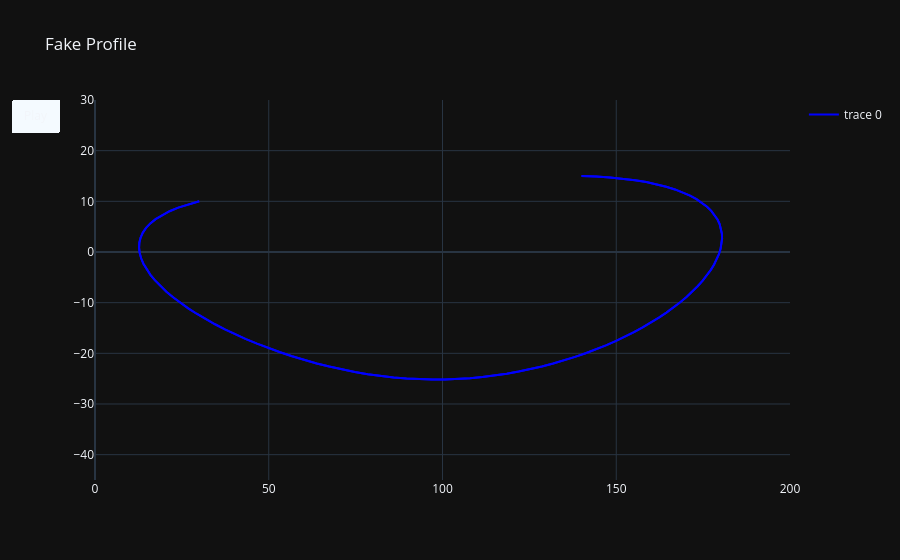

Notebook code cell kept with this figure:
### Code cell
fig = go.Figure(
    data=[
        go.Scatter(x=xnew, y=ynew, mode='lines', line=dict(width=2, color='blue')),
        go.Scatter(x=xnew, y=ynew, mode='lines', line=dict(width=2, color='blue'), showlegend=False)
    ],
    layout=go.Layout(
        xaxis=dict(range=[0, 200], autorange=False),
        yaxis=dict(range=[-45, 30], autorange=False),
        title="Fake Profile",
        updatemenus=[dict(
            type="buttons",
            buttons=[
                dict(label="Play",
                     method="animate",
                     args=[
                         None,
                         {
                             "frame": {"duration": 100, "redraw": False},
                             "mode": "immediate",
                             "transition": {"duration": 0}
                         }
                     ])
            ]
        )]
    ),
    frames=my_frames
)
fig.show()
